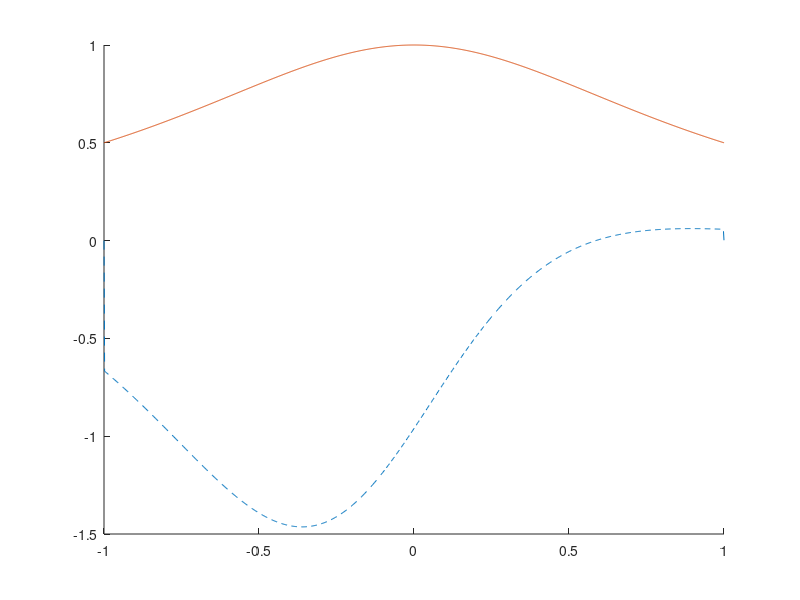

Reproduce this figure in MATLAB.
clear; clc; close all;

% Description: Solve a BVP using second order forward, central and backward
% finite difference

P = 1;

N = 1000; % Number of Nodes
dx = 2/(N-1); 
x = -1+dx:dx:1-dx;

N = N-2;
k = (P+x.^2).^2/dx.^2;

% Coefficient Matrix
Au = diag(k(2:end).*ones(1,N-1),1);
Am = diag(-2*k-8*x.*ones(1,N));
Al = diag(k(1:end-1).*ones(1,N-1),-1);

A = Au+Am+Al;

A(1,:) = 0;
A(end,:) = 0;

A(1,1) = 2*k(1)-8*x(1)^2;
A(1,2) = -5*k(1);
A(1,3) = 4*k(1);
A(1,4) = -k(1);

A(end,end-3) = -k(end);
A(end,end-2) = 4*k(end);
A(end,end-1) = -5*k(end);
A(end,end) = 2*k(end)-8*x(end)^2;

b = -2*ones(size(x));

AA = zeros(N+2);
AA(2:end-1,2:end-1) = A;
AA(1,1) = 1;
AA(end,end) = 1;


bb = zeros(1,N+2);
bb(2:end-1) = b;
b(1) = 1/(1+P);
b(end) = 1/(1+P);


y = AA\bb';

% Exact Solution
ye = @(x) 1./(P+x.^2);

x = [-1,x,1];
hold on
plot(x,y,'--')
plot(x,ye(x))
